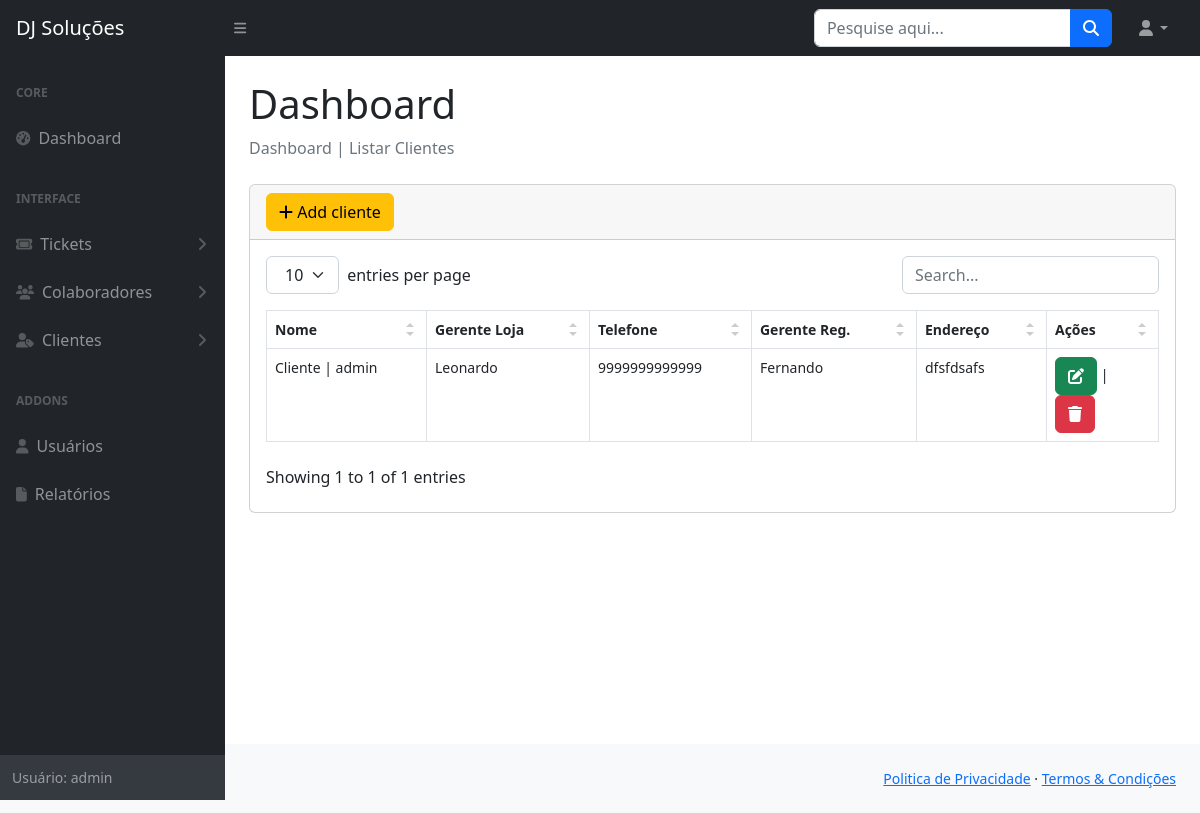
The app's page /cliente/ (signed in) with its own data.
### cliente/models.py (models this page shows, shortened)
class Cliente(models.Model):
    nome = models.CharField(max_length=255)
    usuario = models.ForeignKey(User, on_delete=models.SET_NULL, null=True)
    gerente_loja = models.CharField(max_length=100)
    telefone = models.CharField(max_length=13)
    gerente_regional = models.CharField(max_length=100)
    enderecoCli = models.TextField()

### cliente/views.py (the view)
# urls.py: path('', views.dashboardCliente, name='dashboard-cliente'),
@login_required
def dashboardCliente(request):
    usuario = request.user
    if has_role(usuario, [User, 'super']):
        clientes = Cliente.objects.filter(usuario=usuario)
    else:
        clientes = Cliente.objects.filter(usuario=request.user.pk)
    context = {
        'clientes':clientes,
        'title':'Listar Clientes',
    }
    return render(request, 'cliente/index-cliente.html', context)

### templates/cliente/index-cliente.html
{% extends '_layout/base.html' %}
{% block conteudo %}
    <div class="card mb-4">
        <div class="card-header">
            <a class="btn btn-warning" href="{% url 'add-cliente' %}"><i class="fas fa-plus"></i> Add cliente </a>
        </div>
        <div class="card-body">
            <table id="datatablesSimple">
                    <thead>
                            <tr align="center">
                                <th scope="col">Nome</th>
                                <th scope="col">Gerente Loja</th>
                                <th scope="col">Telefone</th>
                                <th scope="col">Gerente Reg.</th>
                                <th scope="col">Endereço</th>
                                <th scope="col">Ações</th>
                            </tr>
                        </thead>
                        <tbody>
                            {% for cliente in clientes %}
                            <tr align="center">
                                <td>{{ cliente.nome }} | {{ cliente.usuario}}</td>
                                <td>{{ cliente.gerente_loja }}</td>
                                <td>{{ cliente.telefone }}</td>
                                <td>{{ cliente.gerente_regional}}</td>
                                <td>{{ cliente.enderecoCli }}</td>
                                <td>
                                    <a href="/cliente/editar-cliente/{{ cliente.id }}"><button class="btn btn-success"><i class="fas fa-edit text-white"></i></button></a> |
                                    <a href="/cliente/deletar-cliente/{{ cliente.id }}"><button class="btn btn-danger"><i class="fas fa-trash text-white"></i></button></a>
                                </td>
                            </tr>
                            {% endfor %}
                        </tbody>
                    </table>
                </div>
            </div>
    </div>
</div>
{% endblock %}

### templates/paginas/nav-lateral.html (shortened to what this page needs)
{% load permission_tags %}
<div id="layoutSidenav_nav">
    <nav class="sb-sidenav accordion sb-sidenav-dark" id="sidenavAccordion">
        <div class="sb-sidenav-menu">
            <div class="nav">
                <div class="sb-sidenav-menu-heading">Core</div>
                <a class="nav-link" href="/">
                    <div class="sb-nav-link-icon"><i class="fas fa-tachometer-alt"></i></div>
                    Dashboard
                </a>
                <div class="sb-sidenav-menu-heading">Interface</div>
                <a class="nav-link collapsed" href="#" data-bs-toggle="collapse" data-bs-target="#collapseLTickets" aria-expanded="false" aria-controls="collapseLTickets">
                    <div class="sb-nav-link-icon"><i class="fas fa-ticket"></i></div>
                    Tickets
                    <div class="sb-sidenav-collapse-arrow"><i class="fas fa-angle-down"></i></div>
                </a>
                <a class="nav-link collapsed" href="#" data-bs-toggle="collapse" data-bs-target="#collapseColaborador" aria-expanded="false" aria-controls="collapseColaborador">
                    <div class="sb-nav-link-icon"><i class="fas fa-users"></i></div>
                    Colaboradores
                    <div class="sb-sidenav-collapse-arrow"><i class="fas fa-angle-down"></i></div>
                </a>
                <a class="nav-link collapsed" href="#" data-bs-toggle="collapse" data-bs-target="#collapseClientes" aria-expanded="false" aria-controls="collapseClientes">
                    <div class="sb-nav-link-icon"><i class="fas fa-user-tag"></i></div>
                    Clientes
                    <div class="sb-sidenav-collapse-arrow"><i class="fas fa-angle-down"></i></div>
                </a>
                {% if user|has_role:'super' %}
                <div class="sb-sidenav-menu-heading">Addons</div>
                <a class="nav-link" href="{% url 'index-usuario' %}">
                    <div class="sb-nav-link-icon"><i class="fas fa-user"></i></div>
                    Usuários
                </a>
                <a class="nav-link" href="tables.html">
                    <div class="sb-nav-link-icon"><i class="fas fa-file"></i></div>
                    Relatórios
                </a>
                {%  endif %}
            </div>
        </div>
        <div class="sb-sidenav-footer">
            <div class="small">Usuário: {{user.username}}</div>
        </div>
    </nav>
</div>

### records on screen
Cliente: nome "Cliente", usuario "admin", gerente_loja "Leonardo", telefone "9999999999999", gerente_regional "Fernando", enderecoCli "dfsfdsafs"

### other values on screen
{{ user.username }} "admin"
{{ title }} "Listar Clientes"
